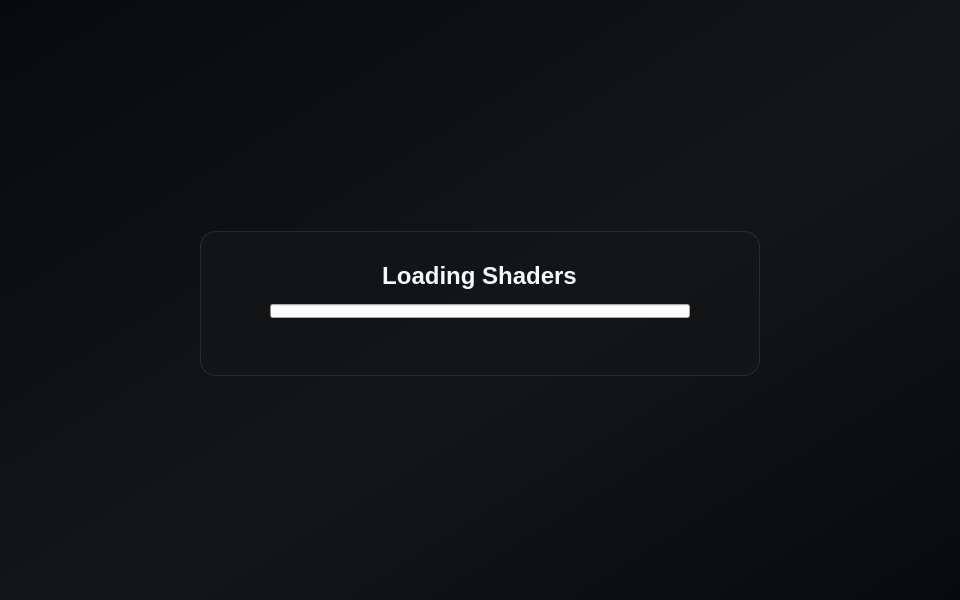
<?xml version="1.0" encoding="UTF-8"?>
<ui version="4.0">
 <class>LoadingScreen</class>
 <widget class="QWidget" name="LoadingScreen">
  <property name="geometry">
   <rect>
    <x>0</x>
    <y>0</y>
    <width>960</width>
    <height>600</height>
   </rect>
  </property>
  <property name="styleSheet">
   <string notr="true">QWidget#LoadingScreen {
    background-color: qlineargradient(x1:0, y1:0, x2:1, y2:1, stop:0 #090a0c, stop:0.55 #151619, stop:1 #090a0c);
}
QWidget#fade_parent {
    background-color: transparent;
}</string>
  </property>
  <layout class="QVBoxLayout">
   <property name="spacing">
    <number>0</number>
   </property>
   <property name="leftMargin">
    <number>0</number>
   </property>
   <property name="topMargin">
    <number>0</number>
   </property>
   <property name="rightMargin">
    <number>0</number>
   </property>
   <property name="bottomMargin">
    <number>0</number>
   </property>
   <item>
    <widget class="QWidget" name="fade_parent" native="true">
     <layout class="QVBoxLayout" name="verticalLayout_2">
      <property name="spacing">
       <number>0</number>
      </property>
      <property name="leftMargin">
       <number>48</number>
      </property>
      <property name="topMargin">
       <number>36</number>
      </property>
      <property name="rightMargin">
       <number>48</number>
      </property>
      <property name="bottomMargin">
       <number>36</number>
      </property>
      <item>
       <layout class="QHBoxLayout" name="headerLayout">
        <item alignment="Qt::AlignLeft|Qt::AlignTop">
         <widget class="QLabel" name="logo">
          <property name="text">
           <string/>
          </property>
          <property name="alignment">
           <set>Qt::AlignLeading|Qt::AlignLeft|Qt::AlignTop</set>
          </property>
         </widget>
        </item>
        <item>
         <spacer name="headerSpacer">
          <property name="orientation">
           <enum>Qt::Horizontal</enum>
          </property>
          <property name="sizeHint" stdset="0">
           <size>
            <width>40</width>
            <height>20</height>
           </size>
          </property>
         </spacer>
        </item>
       </layout>
      </item>
      <item>
       <spacer name="topSpacer">
        <property name="orientation">
         <enum>Qt::Vertical</enum>
        </property>
        <property name="sizeHint" stdset="0">
         <size>
          <width>20</width>
          <height>40</height>
         </size>
        </property>
       </spacer>
      </item>
      <item alignment="Qt::AlignHCenter">
       <widget class="QFrame" name="loadingCard">
        <property name="minimumSize">
         <size>
          <width>560</width>
          <height>0</height>
         </size>
        </property>
        <property name="maximumSize">
         <size>
          <width>760</width>
          <height>16777215</height>
         </size>
        </property>
        <property name="styleSheet">
         <string notr="true">QFrame#loadingCard {
    background-color: rgba(19, 20, 22, 236);
    border: 1px solid rgba(255, 255, 255, 24);
    border-radius: 16px;
}</string>
        </property>
        <property name="frameShape">
         <enum>QFrame::NoFrame</enum>
        </property>
        <layout class="QVBoxLayout" name="verticalLayout">
         <property name="spacing">
          <number>14</number>
         </property>
         <property name="leftMargin">
          <number>34</number>
         </property>
         <property name="topMargin">
          <number>30</number>
         </property>
         <property name="rightMargin">
          <number>34</number>
         </property>
         <property name="bottomMargin">
          <number>28</number>
         </property>
         <item alignment="Qt::AlignHCenter">
          <widget class="QLabel" name="stage">
           <property name="styleSheet">
            <string notr="true">QLabel {
    background-color: transparent;
    color: #f4f8ff;
    font-size: 24px;
    font-weight: 600;
}</string>
           </property>
           <property name="text">
            <string>Loading Shaders</string>
           </property>
           <property name="alignment">
            <set>Qt::AlignCenter</set>
           </property>
          </widget>
         </item>
         <item alignment="Qt::AlignHCenter">
          <widget class="QProgressBar" name="progress_bar">
           <property name="sizePolicy">
            <sizepolicy hsizetype="Expanding" vsizetype="Fixed">
             <horstretch>0</horstretch>
             <verstretch>0</verstretch>
            </sizepolicy>
           </property>
           <property name="minimumSize">
            <size>
             <width>420</width>
             <height>14</height>
            </size>
           </property>
           <property name="maximumSize">
            <size>
             <width>620</width>
             <height>14</height>
            </size>
           </property>
           <property name="value">
            <number>0</number>
           </property>
           <property name="textVisible">
            <bool>false</bool>
           </property>
           <property name="format">
            <string>%v / %m</string>
           </property>
          </widget>
         </item>
         <item alignment="Qt::AlignHCenter">
          <widget class="QLabel" name="value">
           <property name="toolTip">
            <string notr="true"/>
           </property>
           <property name="styleSheet">
            <string notr="true">QLabel {
    background-color: transparent;
    color: #b8b9bc;
    font-size: 13px;
    font-weight: 500;
}</string>
           </property>
           <property name="text">
            <string/>
           </property>
           <property name="alignment">
            <set>Qt::AlignCenter</set>
           </property>
          </widget>
         </item>
        </layout>
       </widget>
      </item>
      <item>
       <spacer name="middleSpacer">
        <property name="orientation">
         <enum>Qt::Vertical</enum>
        </property>
        <property name="sizeHint" stdset="0">
         <size>
          <width>20</width>
          <height>40</height>
         </size>
        </property>
       </spacer>
      </item>
      <item alignment="Qt::AlignRight|Qt::AlignBottom">
       <widget class="QLabel" name="banner">
        <property name="styleSheet">
         <string notr="true">QLabel {
    background-color: transparent;
}</string>
        </property>
        <property name="text">
         <string/>
        </property>
        <property name="alignment">
         <set>Qt::AlignCenter</set>
        </property>
       </widget>
      </item>
     </layout>
    </widget>
   </item>
  </layout>
 </widget>
 <resources/>
 <connections/>
</ui>
